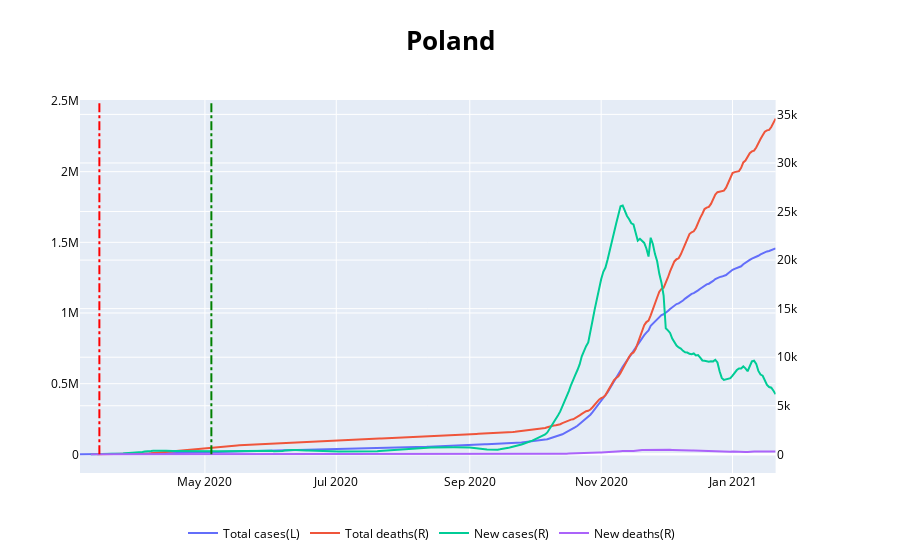
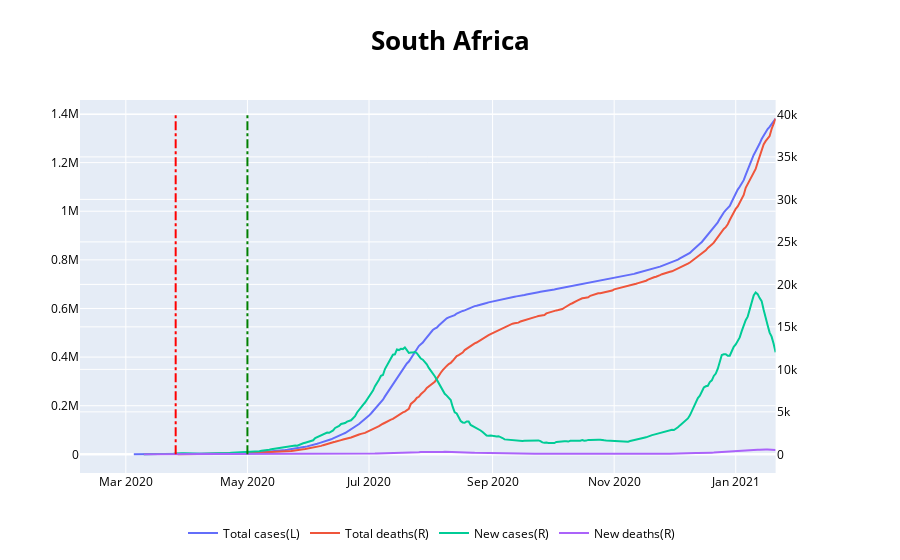
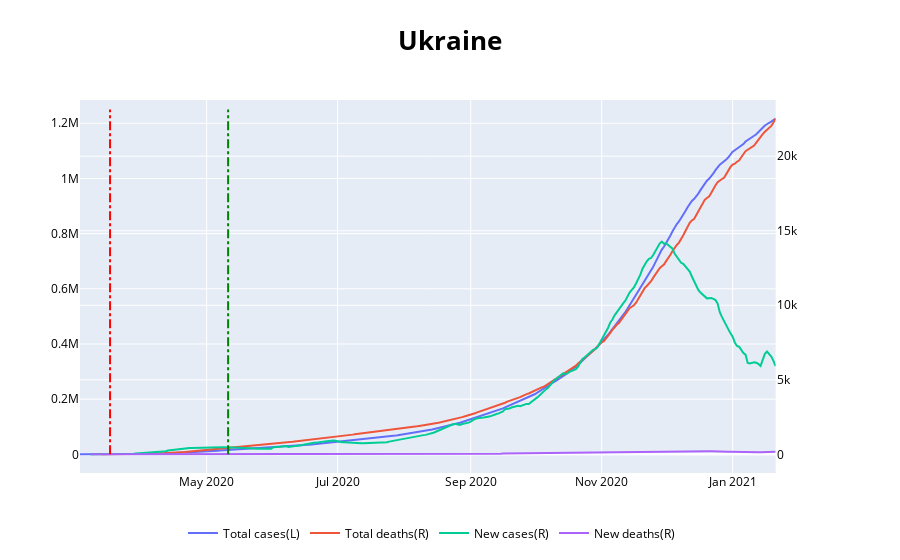
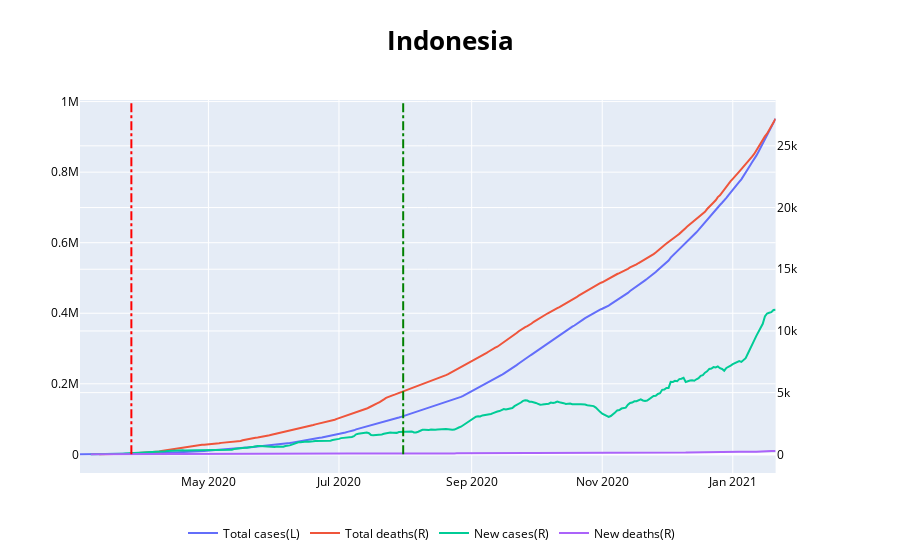

The notebook cell these images were saved under, in order:
### Markdown cell above
## DATA PLOTS

### Code cell
# Tendency plots
y = ["total_cases", "total_deaths", "new_cases_smoothed", "new_deaths_smoothed"]
ylabel = ["Total cases(L)", "Total deaths(R)", "New cases(R)", "New deaths(R)"]
yaxis = [False, True, True, True]

variable_visual.tendency_plots_wrapper(df_required_countries_masked, y, ylabel, yaxis)

### Figure 1 — Plotly figure (JSON) as saved in the notebook; plotly's stock layout.template omitted (floating-point values rounded to 4 significant figures; data arrays with more than 128 entries replaced by an {"elided": "..."} marker saying what was removed)
{"data": [{"mode": "lines", "name": "Total cases(L)", "type": "scatter", "x": {"elided": "324 str values"}, "xaxis": "x", "y": {"elided": "324 int values"}, "yaxis": "y"}, {"mode": "lines", "name": "Total deaths(R)", "type": "scatter", "x": {"elided": "324 str values"}, "xaxis": "x", "y": {"elided": "324 int values"}, "yaxis": "y2"}, {"mode": "lines", "name": "New cases(R)", "type": "scatter", "x": {"elided": "324 str values"}, "xaxis": "x", "y": {"elided": "324 float values"}, "yaxis": "y2"}, {"mode": "lines", "name": "New deaths(R)", "type": "scatter", "x": {"elided": "324 str values"}, "xaxis": "x", "y": {"elided": "324 float values"}, "yaxis": "y2"}], "layout": {"font": {"color": "Black"}, "legend": {"orientation": "h", "x": 0.475, "xanchor": "center", "y": -0.2, "yanchor": "bottom"}, "shapes": [{"line": {"color": "red", "dash": "dashdot", "width": 2}, "type": "line", "x0": "2020-03-13T00:00:00", "x1": "2020-03-13T00:00:00", "y0": 0, "y1": 2500000}, {"line": {"color": "green", "dash": "dashdot", "width": 2}, "type": "line", "x0": "2020-05-04T00:00:00", "x1": "2020-05-04T00:00:00", "y0": 0, "y1": 2500000}], "title": {"text": "<span style=\"font-size: 26px;\"><b>Poland</b></span>", "x": 0.5}, "xaxis": {"anchor": "y", "domain": [0, 0.94]}, "yaxis": {"anchor": "x", "domain": [0, 1]}, "yaxis2": {"anchor": "x", "overlaying": "y", "side": "right"}}}

### Figure 2 — Plotly figure (JSON) as saved in the notebook; plotly's stock layout.template omitted (floating-point values rounded to 4 significant figures; data arrays with more than 128 entries replaced by an {"elided": "..."} marker saying what was removed)
{"data": [{"mode": "lines", "name": "Total cases(L)", "type": "scatter", "x": {"elided": "350 str values"}, "xaxis": "x", "y": {"elided": "350 int values"}, "yaxis": "y"}, {"mode": "lines", "name": "Total deaths(R)", "type": "scatter", "x": {"elided": "350 str values"}, "xaxis": "x", "y": {"elided": "350 int values"}, "yaxis": "y2"}, {"mode": "lines", "name": "New cases(R)", "type": "scatter", "x": {"elided": "350 str values"}, "xaxis": "x", "y": {"elided": "350 float values"}, "yaxis": "y2"}, {"mode": "lines", "name": "New deaths(R)", "type": "scatter", "x": {"elided": "350 str values"}, "xaxis": "x", "y": {"elided": "350 float values"}, "yaxis": "y2"}], "layout": {"font": {"color": "Black"}, "legend": {"orientation": "h", "x": 0.475, "xanchor": "center", "y": -0.2, "yanchor": "bottom"}, "shapes": [{"line": {"color": "red", "dash": "dashdot", "width": 2}, "type": "line", "x0": "2020-03-26T00:00:00", "x1": "2020-03-26T00:00:00", "y0": 0, "y1": 1400000}, {"line": {"color": "green", "dash": "dashdot", "width": 2}, "type": "line", "x0": "2020-05-01T00:00:00", "x1": "2020-05-01T00:00:00", "y0": 0, "y1": 1400000}], "title": {"text": "<span style=\"font-size: 26px;\"><b>South Africa</b></span>", "x": 0.5}, "xaxis": {"anchor": "y", "domain": [0, 0.94]}, "yaxis": {"anchor": "x", "domain": [0, 1]}, "yaxis2": {"anchor": "x", "overlaying": "y", "side": "right"}}}

### Figure 3 — Plotly figure (JSON) as saved in the notebook; plotly's stock layout.template omitted (floating-point values rounded to 4 significant figures; data arrays with more than 128 entries replaced by an {"elided": "..."} marker saying what was removed)
{"data": [{"mode": "lines", "name": "Total cases(L)", "type": "scatter", "x": {"elided": "325 str values"}, "xaxis": "x", "y": {"elided": "325 int values"}, "yaxis": "y"}, {"mode": "lines", "name": "Total deaths(R)", "type": "scatter", "x": {"elided": "325 str values"}, "xaxis": "x", "y": {"elided": "325 int values"}, "yaxis": "y2"}, {"mode": "lines", "name": "New cases(R)", "type": "scatter", "x": {"elided": "325 str values"}, "xaxis": "x", "y": {"elided": "325 float values"}, "yaxis": "y2"}, {"mode": "lines", "name": "New deaths(R)", "type": "scatter", "x": {"elided": "325 str values"}, "xaxis": "x", "y": {"elided": "325 float values"}, "yaxis": "y2"}], "layout": {"font": {"color": "Black"}, "legend": {"orientation": "h", "x": 0.475, "xanchor": "center", "y": -0.2, "yanchor": "bottom"}, "shapes": [{"line": {"color": "red", "dash": "dashdot", "width": 2}, "type": "line", "x0": "2020-03-17T00:00:00", "x1": "2020-03-17T00:00:00", "y0": 0, "y1": 1250000}, {"line": {"color": "green", "dash": "dashdot", "width": 2}, "type": "line", "x0": "2020-05-11T00:00:00", "x1": "2020-05-11T00:00:00", "y0": 0, "y1": 1250000}], "title": {"text": "<span style=\"font-size: 26px;\"><b>Ukraine</b></span>", "x": 0.5}, "xaxis": {"anchor": "y", "domain": [0, 0.94]}, "yaxis": {"anchor": "x", "domain": [0, 1]}, "yaxis2": {"anchor": "x", "overlaying": "y", "side": "right"}}}

### Figure 4 — Plotly figure (JSON) as saved in the notebook; plotly's stock layout.template omitted (floating-point values rounded to 4 significant figures; data arrays with more than 128 entries replaced by an {"elided": "..."} marker saying what was removed)
{"data": [{"mode": "lines", "name": "Total cases(L)", "type": "scatter", "x": {"elided": "326 str values"}, "xaxis": "x", "y": {"elided": "326 int values"}, "yaxis": "y"}, {"mode": "lines", "name": "Total deaths(R)", "type": "scatter", "x": {"elided": "326 str values"}, "xaxis": "x", "y": {"elided": "326 int values"}, "yaxis": "y2"}, {"mode": "lines", "name": "New cases(R)", "type": "scatter", "x": {"elided": "326 str values"}, "xaxis": "x", "y": {"elided": "326 float values"}, "yaxis": "y2"}, {"mode": "lines", "name": "New deaths(R)", "type": "scatter", "x": {"elided": "326 str values"}, "xaxis": "x", "y": {"elided": "326 float values"}, "yaxis": "y2"}], "layout": {"font": {"color": "Black"}, "legend": {"orientation": "h", "x": 0.475, "xanchor": "center", "y": -0.2, "yanchor": "bottom"}, "shapes": [{"line": {"color": "red", "dash": "dashdot", "width": 2}, "type": "line", "x0": "2020-03-26T00:00:00", "x1": "2020-03-26T00:00:00", "y0": 0, "y1": 1000000}, {"line": {"color": "green", "dash": "dashdot", "width": 2}, "type": "line", "x0": "2020-07-31T00:00:00", "x1": "2020-07-31T00:00:00", "y0": 0, "y1": 1000000}], "title": {"text": "<span style=\"font-size: 26px;\"><b>Indonesia</b></span>", "x": 0.5}, "xaxis": {"anchor": "y", "domain": [0, 0.94]}, "yaxis": {"anchor": "x", "domain": [0, 1]}, "yaxis2": {"anchor": "x", "overlaying": "y", "side": "right"}}}
